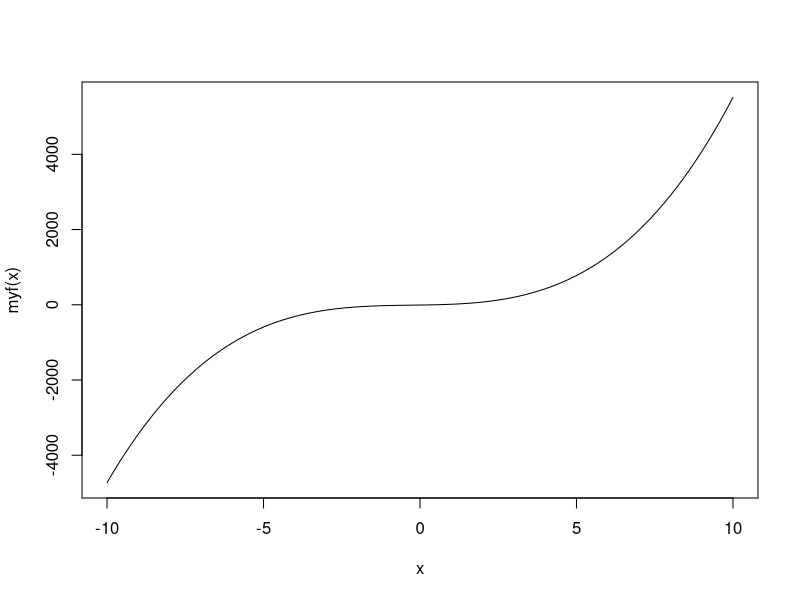

Here is the R script that generated this plot:
## ---- chunk 1
knitr::opts_chunk$set(echo = TRUE)
## ---- chunk 2
factorialint <- function(n){
  f=1;
  for (i in 1:n){
    f=f*i
  }
  return(f)
}
## ---- chunk 3
factorialint(5)
5*4*3*2*1

factorialint(10)
10*9*8*7*6*5*4*3*2*1

## ---- chunk 4
FtoC <- function(F){
  C=(5/9)*(F-32)
  return(C)
}
## ---- chunk 5
FtoC(32)
FtoC(95)
FtoC(65)
## ---- chunk 6
newton.raphson <- function(f,fprime,x0,thresh){
  myabsdiff <- Inf
  xold      <- x0
  while(myabsdiff>thresh){ # have we converged yet? If no, move;
    xnew      <- xold-f(xold)/(fprime(xold))
    myabsdiff <- abs(xnew-xold)
    xold      <- xnew
    }
  return(xnew)
}


## ---- chunk 7
myf <- function(x){5*x^3+4*x^2+12*x-7}
myfprime <- function(x){15*x^2 +8*x +12}
r = newton.raphson(myf,myfprime,x0=0,thresh=0.0001)
r
myf(r)
curve(myf,-10,10)
